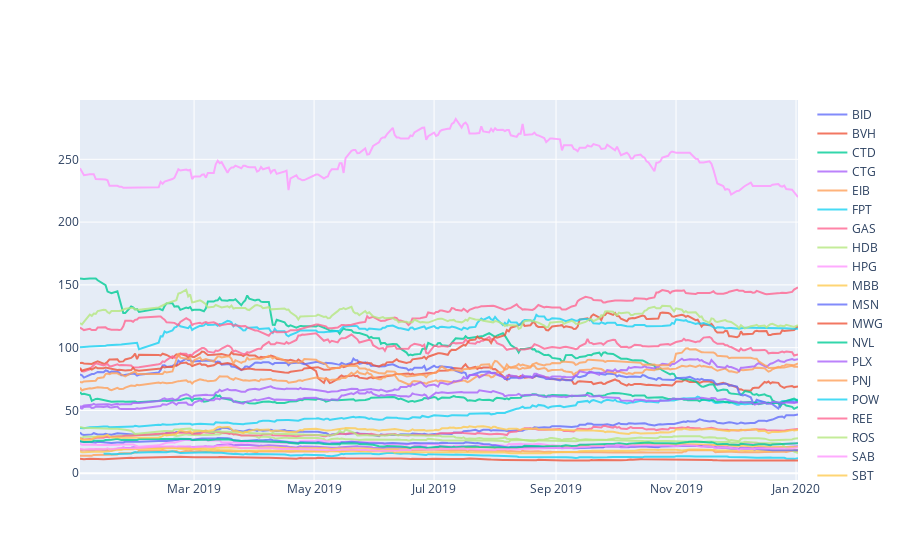

This figure's notebook cell:
### Code cell
fig = go.Figure()
for symbol in vn30:
    df = load_price_to_2020(symbol)
    df.head()
    fig.add_trace(go.Scatter(
                x=df.date_time,
                y=df['close'],
                name=symbol,
                opacity=0.8))
    #fig = px.line(df, x="date_time", y="close", title='Price of VIC')
fig.show()

### Figure 1 — Plotly figure (JSON) as saved in the notebook; plotly's stock layout.template omitted (floating-point values rounded to 4 significant figures; data arrays with more than 128 entries replaced by an {"elided": "..."} marker saying what was removed)
{"data": [{"name": "BID", "opacity": 0.8, "type": "scatter", "x": {"elided": "251 str values"}, "y": {"elided": "251 float values"}}, {"name": "BVH", "opacity": 0.8, "type": "scatter", "x": {"elided": "251 str values"}, "y": {"elided": "251 float values"}}, {"name": "CTD", "opacity": 0.8, "type": "scatter", "x": {"elided": "251 str values"}, "y": {"elided": "251 float values"}}, {"name": "CTG", "opacity": 0.8, "type": "scatter", "x": {"elided": "251 str values"}, "y": {"elided": "251 float values"}}, {"name": "EIB", "opacity": 0.8, "type": "scatter", "x": {"elided": "251 str values"}, "y": {"elided": "251 float values"}}, {"name": "FPT", "opacity": 0.8, "type": "scatter", "x": {"elided": "251 str values"}, "y": {"elided": "251 float values"}}, {"name": "GAS", "opacity": 0.8, "type": "scatter", "x": {"elided": "251 str values"}, "y": {"elided": "251 float values"}}, {"name": "HDB", "opacity": 0.8, "type": "scatter", "x": {"elided": "251 str values"}, "y": {"elided": "251 float values"}}, {"name": "HPG", "opacity": 0.8, "type": "scatter", "x": {"elided": "251 str values"}, "y": {"elided": "251 float values"}}, {"name": "MBB", "opacity": 0.8, "type": "scatter", "x": {"elided": "251 str values"}, "y": {"elided": "251 float values"}}, {"name": "MSN", "opacity": 0.8, "type": "scatter", "x": {"elided": "251 str values"}, "y": {"elided": "251 float values"}}, {"name": "MWG", "opacity": 0.8, "type": "scatter", "x": {"elided": "251 str values"}, "y": {"elided": "251 float values"}}, {"name": "NVL", "opacity": 0.8, "type": "scatter", "x": {"elided": "251 str values"}, "y": {"elided": "251 float values"}}, {"name": "PLX", "opacity": 0.8, "type": "scatter", "x": {"elided": "251 str values"}, "y": {"elided": "251 float values"}}, {"name": "PNJ", "opacity": 0.8, "type": "scatter", "x": {"elided": "251 str values"}, "y": {"elided": "251 float values"}}, {"name": "POW", "opacity": 0.8, "type": "scatter", "x": {"elided": "243 str values"}, "y": {"elided": "243 float values"}}, {"name": "REE", "opacity": 0.8, "type": "scatter", "x": {"elided": "251 str values"}, "y": {"elided": "251 float values"}}, {"name": "ROS", "opacity": 0.8, "type": "scatter", "x": {"elided": "251 str values"}, "y": {"elided": "251 float values"}}, {"name": "SAB", "opacity": 0.8, "type": "scatter", "x": {"elided": "251 str values"}, "y": {"elided": "251 float values"}}, {"name": "SBT", "opacity": 0.8, "type": "scatter", "x": {"elided": "251 str values"}, "y": {"elided": "251 float values"}}, {"name": "SSI", "opacity": 0.8, "type": "scatter", "x": {"elided": "251 str values"}, "y": {"elided": "251 float values"}}, {"name": "STB", "opacity": 0.8, "type": "scatter", "x": {"elided": "251 str values"}, "y": {"elided": "251 float values"}}, {"name": "TCB", "opacity": 0.8, "type": "scatter", "x": {"elided": "251 str values"}, "y": {"elided": "251 float values"}}, {"name": "VCB", "opacity": 0.8, "type": "scatter", "x": {"elided": "251 str values"}, "y": {"elided": "251 float values"}}, {"name": "VHM", "opacity": 0.8, "type": "scatter", "x": {"elided": "251 str values"}, "y": {"elided": "251 float values"}}, {"name": "VIC", "opacity": 0.8, "type": "scatter", "x": {"elided": "251 str values"}, "y": {"elided": "251 float values"}}, {"name": "VJC", "opacity": 0.8, "type": "scatter", "x": {"elided": "251 str values"}, "y": {"elided": "251 float values"}}, {"name": "VNM", "opacity": 0.8, "type": "scatter", "x": {"elided": "251 str values"}, "y": {"elided": "251 float values"}}, {"name": "VPB", "opacity": 0.8, "type": "scatter", "x": {"elided": "251 str values"}, "y": {"elided": "251 float values"}}, {"name": "VRE", "opacity": 0.8, "type": "scatter", "x": {"elided": "251 str values"}, "y": {"elided": "251 float values"}}], "layout": {}}
